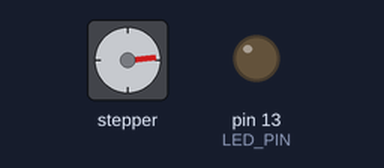
The sketch below on a simulated Arduino Mega 2560, built with avr-gcc and run on an emulated ATmega2560. Shown: stepper motor, output pins drawn as LEDs (lit = HIGH). Stepper angles assume 200 steps per turn; pins used as bus, display or sensor lines are not drawn.

Above: at 2.94 s.
At 11.96 s:
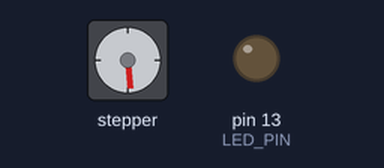
At 21.28 s:
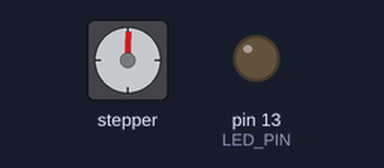
At 39.62 s:
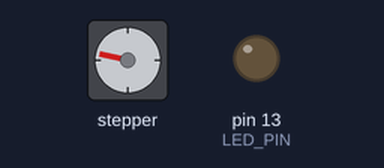
Timing chart, 0 to 40.0 s (numbered marks = the images above):
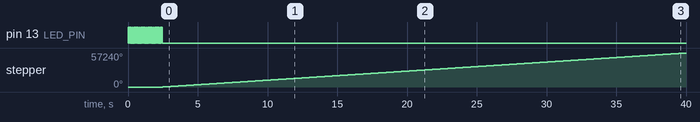

The sketch:

iHSS57.ino
```cpp
/***********************************************************************************************************************
 * @FILE iHSS57.ino
 * @BRIEF An example Arduino sketch for controlling the iHSS57 closed loop stepper
 * @AUTHOR Christopher D. McMurrough
 **********************************************************************************************************************/

// inlcude necessary header files
#include <AccelStepper.h>

// define GPIO pins
const int LED_PIN = 13;
const int LED_ON = HIGH;
const int LED_OFF = LOW;
const int STEPPER_ENABLED = HIGH;
const int STEPPER_DISABLED = LOW;
const int STEPPER_COMMON_PIN = 19;
const int STEPPER_1_STEP_PIN = 21;
const int STEPPER_1_DIR_PIN = 20;
const int STEPPER_1_ENABLE_PIN = 23;

AccelStepper Stepper_1(1, STEPPER_1_STEP_PIN, STEPPER_1_DIR_PIN);

void setup()
{
  // initialize the LED
  pinMode(LED_PIN, OUTPUT);
  digitalWrite(LED_PIN, LED_OFF);

  // flash the LED
  for (int i = 0; i < 25; i++)
  {
    digitalWrite(LED_PIN, LED_ON);
    delay(50);
    digitalWrite(LED_PIN, LED_OFF);
    delay(50);
  }

  // initialize the motor
  pinMode(STEPPER_COMMON_PIN, OUTPUT);
  digitalWrite(STEPPER_COMMON_PIN, HIGH);

  // enable the motor
  Stepper_1.enableOutputs();

  // set the speed command
  Stepper_1.setMaxSpeed(50000);
  Stepper_1.setSpeed(1000);
}

void loop()
{
  Stepper_1.runSpeed();
}
```

Measured:
- by itself, stepper: keeps turning clockwise at about 1526°/s
